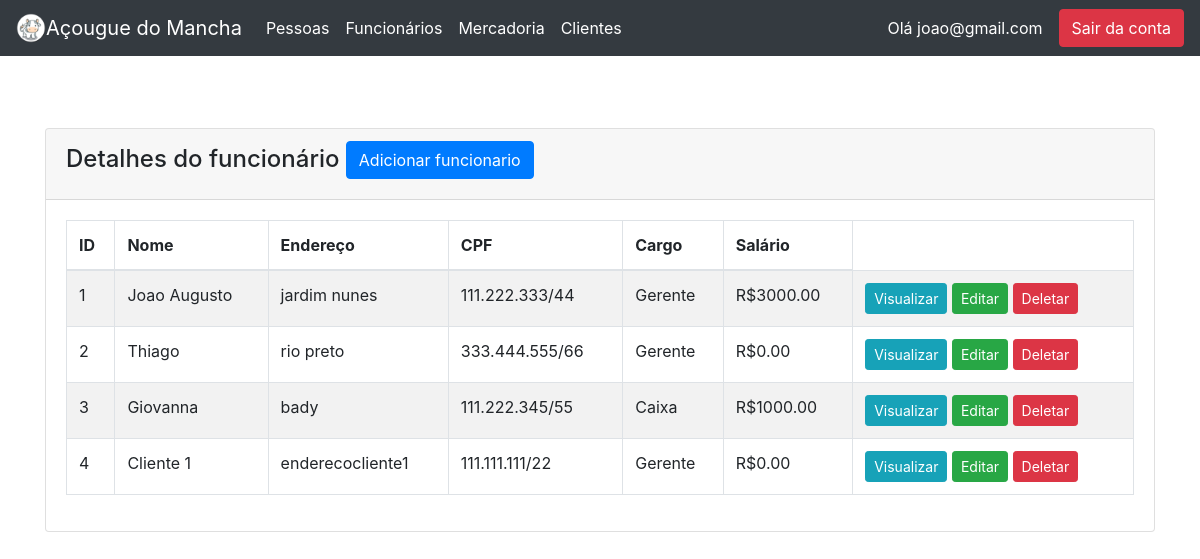
/worker.php (signed in), run on an earlier commit of the app's database.
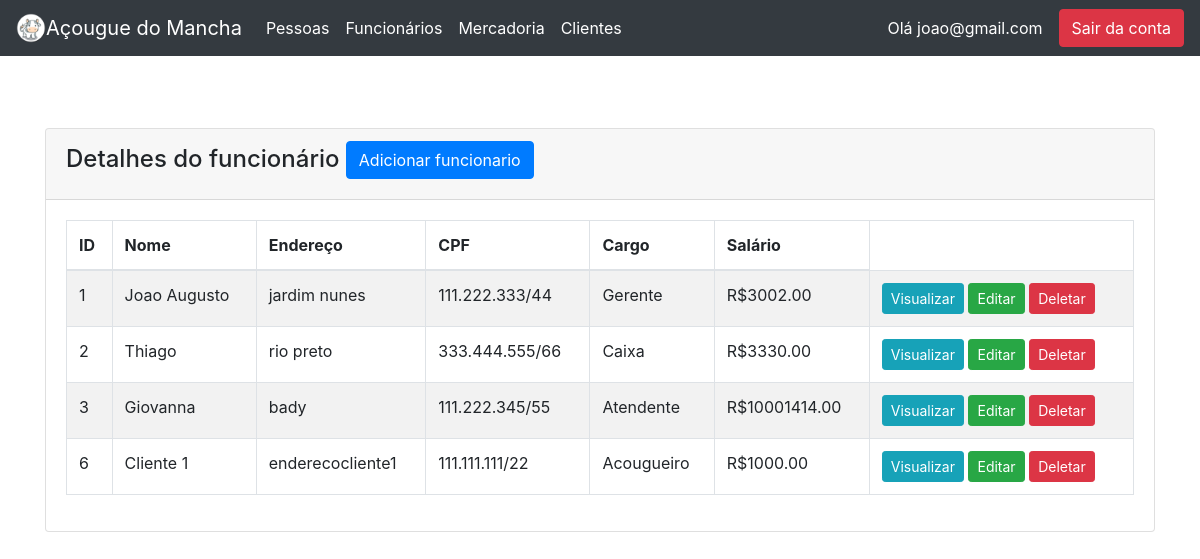
And on a later commit of the database.
### tables this page shows
CREATE TABLE `tbfuncionarios` (
  `id` int(11) NOT NULL,
  `idPessoa` int(11) NOT NULL,
  `idCargo` int(11) NOT NULL,
  `salario` decimal(10,2) NOT NULL
);

CREATE TABLE `tbpessoas` (
  `id` int(11) NOT NULL,
  `nome` varchar(100) NOT NULL,
  `email` varchar(100) NOT NULL,
  `endereco` varchar(300) NOT NULL,
  `cpf` varchar(14) NOT NULL
);

CREATE TABLE `tbcargos` (
  `id` int(11) NOT NULL,
  `descricao` varchar(50) NOT NULL
);

### worker.php (the view, shortened to what this page needs)
<?php
    require 'connection.php';
    require_once("topo.php");
?>
<!doctype html>
<html lang="pt-BR">
  <head>
    <link rel="stylesheet" href="https://cdn.jsdelivr.net/npm/bootstrap@4.1.3/dist/css/bootstrap.min.css">
</head>
<body>
    <div class="container mt-4">
        <div class="row">
            <div class="col-md-12">
                <div class="card">
                    <div class="card-header">
                        <h4>Detalhes do funcionário
                            <?php
                        if($_SESSION["tipo"] == 1){
                            echo "<a href='worker_create.php' class='btn btn-primary float-end'>Adicionar funcionario</a>";
                        }
                            ?>
                        </h4>
                    </div>
                    <div class="card-body">
                        <table class="table table-bordered table-striped">
                            <thead>
                                <tr>
                                    <th>ID</th>
                                    <th>Nome</th>
                                    <th>Endereço</th>
                                    <th>CPF</th>
                                    <th>Cargo</th>
                                    <th>Salário</th>
                                </tr>
                            </thead>
                            <tbody>
                                <?php
                                    $query = "SELECT f.id idFuncionario, f.idPessoa, f.idCargo, f.salario, p.id idPessoa1 , p.endereco , p.nome, p.cpf, c.id idCargo1, c.descricao FROM tbfuncionarios f, tbpessoas p, tbcargos c WHERE f.idPessoa = p.id AND f.idCargo = c.id ORDER BY f.id ASC";
                                    $query_run = mysqli_query($con, $query);
                                    if(mysqli_num_rows($query_run) > 0)
                                    {
                                        foreach($query_run as $tbfuncionarios)
                                        {
                                            ?>
                                            <tr>
                                                <td><?= $tbfuncionarios['idFuncionario']; ?></td>
                                                <td><?= $tbfuncionarios['nome']; ?></td>
                                                <td><?= $tbfuncionarios['endereco']; ?></td>
                                                <td><?= $tbfuncionarios['cpf']; ?></td>
                                                <td><?= $tbfuncionarios['descricao']; ?></td>
                                                <td>R$<?= $tbfuncionarios['salario']; ?></td>
                                                <td>
                                                    <?php if($_SESSION["tipo"] == 1){
                                                        echo "<a href='worker_view.php?idFuncionario={$tbfuncionarios['idFuncionario']}' class='btn btn-info btn-sm'>Visualizar</a>";
                                                        echo "<a href='worker_edit.php?idFuncionario={$tbfuncionarios['idFuncionario']}' class='btn btn-success btn-sm'>Editar</a>";
                                                        echo "<form action='code.php' method='POST' class='d-inline'>
                                                                <button type='submit' name='delete_worker' value='{$tbfuncionarios['idFuncionario']}' class='btn btn-danger btn-sm'>Deletar</button>
                                                                </form>";
                                                    }
                                                    ?>
                                                </td>
                                            </tr>
                                            <?php
                                        }
                                    }
                                    else
                                    {
                                        echo "<h5> Nenhum funcionario cadastrado </h5>";
                                    }
                                ?>
                            </tbody>
                        </table>
                    </div>
                </div>
            </div>
        </div>
    </div>
</body>
</html>

What changed in the data, as far as the page shows it:
removed tbfuncionarios: id "4", idPessoa.nome "Cliente 1", idPessoa.endereco "enderecocliente1", idPessoa.cpf "111.111.111/22", idCargo.descricao "Gerente", salario "0.00"
changed tbfuncionarios "Joao Augusto": salario "3000.00" → "3002.00"
changed tbfuncionarios "Thiago": idCargo.descricao "Gerente" → "Caixa"; salario "0.00" → "3330.00"
changed tbfuncionarios "Giovanna": idCargo.descricao "Caixa" → "Atendente"; salario "1000.00" → "10001414.00"
added tbfuncionarios: id "6", idPessoa.nome "Cliente 1", idPessoa.endereco "enderecocliente1", idPessoa.cpf "111.111.111/22", idCargo.descricao "Acougueiro", salario "1000.00"
